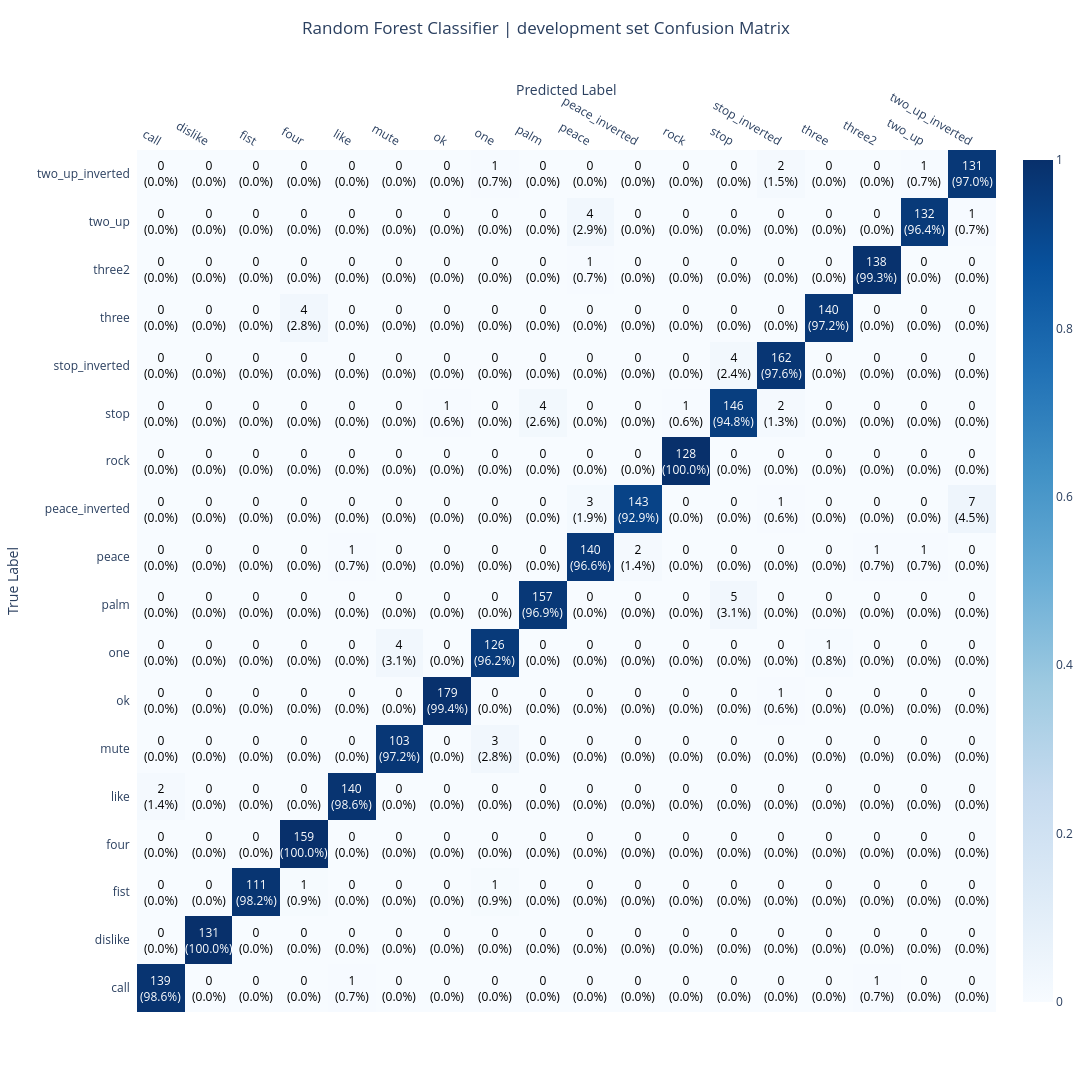

The notebook cell this image was saved under:
### Code cell
rf_conf_train_fig = rf_trainer.plot_confusion_matrix(rf_model_name, le, "train set")

rf_conf_dev_fig = rf_trainer.plot_confusion_matrix(rf_model_name, le, "development set")

rf_conf_test_fig = rf_trainer.plot_confusion_matrix(rf_model_name, le, "test set")

# display dev set confusion matrix
rf_conf_dev_fig.show()
